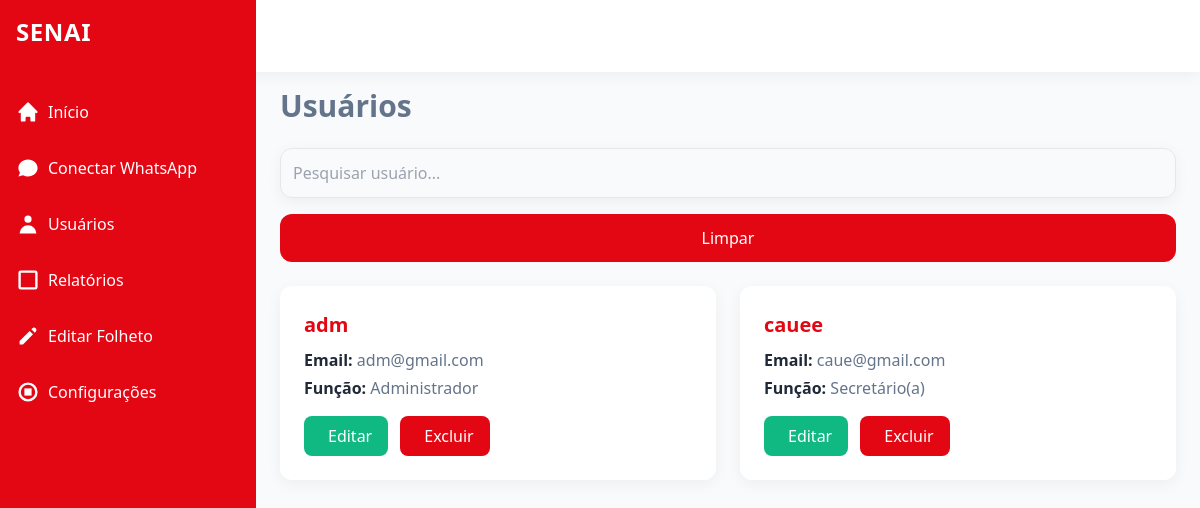
The app's page /php-frontend/usuarios.php (signed in) with its own data.
### tables this page shows
CREATE TABLE `usuarios` (
  `id_user` int(11) NOT NULL,
  `email` varchar(50) NOT NULL,
  `senha` varchar(300) NOT NULL,
  `nome` varchar(50) NOT NULL,
  `funcao` enum('Secretário(a)','Administrador') NOT NULL
);

### php-frontend/usuarios.php (the view, shortened to what this page needs)
<?php
require 'conexao.php';
$stmt = $pdo->prepare('SELECT * FROM usuarios WHERE id_user = ?');
$stmt->execute([$_SESSION['usuario_id']]);
$usuario = $stmt->fetch(PDO::FETCH_ASSOC);
$stmtUsuarios = $pdo->query('SELECT * FROM usuarios ORDER BY nome ASC');
$usuarios = $stmtUsuarios->fetchAll(PDO::FETCH_ASSOC);
?>
<!DOCTYPE html>
<html lang="pt-BR" class="scroll-smooth">
<head>
    <script src="https://cdn.tailwindcss.com"></script>
</head>
<body class="transition-colors duration-300">
    <div class="flex h-screen overflow-hidden">
<aside class="fixed inset-y-0 left-0 w-64 bg-senai-red text-white transform transition-transform duration-300 ease-in-out z-20" id="sidebar">
    <div class="p-4 flex justify-between items-center">
        <h2 class="text-2xl font-bold tracking-wide">SENAI</h2>
    </div>
    <nav class="mt-5">
        <a href="dashboard.php" class="flex items-center p-4 hover:bg-white/20 transition-colors rounded-r-lg">
            <svg class="w-6 h-6 mr-2" fill="currentColor" viewBox="0 0 20 20"><path d="M10.707 2.293a1 1 0 00-1.414 0l-7 7a1 1 0 001.414 1.414L4 10.414V17a1 1 0 001 1h2a1 1 0 001-1v-2a1 1 0 011-1h2a1 1 0 011 1v2a1 1 0 001 1h2a1 1 0 001-1v-6.586l.293.293a1 1 0 001.414-1.414l-7-7z"/></svg>
            Início
        </a>
        <a href="whatsapp.php" class="flex items-center p-4 hover:bg-white/20 transition-colors rounded-r-lg">
            <svg class="w-6 h-6 mr-2" fill="currentColor" viewBox="0 0 20 20"><path d="M18 10c0 3.866-3.582 7-8 7a8.841 8.841 0 01-4.083-.98L2 17l1.338-3.123C2.493 12.767 2 11.458 2 10c0-3.866 3.582-7 8-7s8 3.134 8 7z"/></svg>
            Conectar WhatsApp
        </a>
        <a href="usuarios.php" class="flex items-center p-4 hover:bg-white/20 transition-colors rounded-r-lg">
            <svg class="w-6 h-6 mr-2" fill="currentColor" viewBox="0 0 20 20"><path d="M10 9a3 3 0 100-6 3 3 0 000 6zm-7 9a7 7 0 1114 0H3z"/></svg>
            Usuários
        </a>
        <a href="relatorios.php" class="flex items-center p-4 hover:bg-white/20 transition-colors rounded-r-lg">
            <svg class="w-6 h-6 mr-2" fill="currentColor" viewBox="0 0 20 20"><path d="M2 4a2 2 0 012-2h12a2 2 0 012 2v12a2 2 0 01-2 2H4a2 2 0 01-2-2V4zm2 0v12h12V4H4z"/></svg>
            Relatórios
        </a>
        <a href="editar_folheto.php" class="flex items-center p-4 hover:bg-white/20 transition-colors rounded-r-lg">
            <svg class="w-6 h-6 mr-2" fill="currentColor" viewBox="0 0 20 20"><path d="M13.586 3.586a2 2 0 112.828 2.828l-.793.793-2.828-2.828.793-.793zM11.379 5.793L3 14.172V17h2.828l8.38-8.379-2.83-2.828z"/></svg>
            Editar Folheto
        </a>
        <a href="configuracao.php" class="flex items-center p-4 hover:bg-white/20 transition-colors rounded-r-lg">
            <svg class="w-6 h-6 mr-2" fill="currentColor" viewBox="0 0 20 20"><path d="M13 7H7v6h6V7z"/><path fill-rule="evenodd" d="M10 18a8 8 0 100-16 8 8 0 000 16zm0-2a6 6 0 100-12 6 6 0 000 12z" clip-rule="evenodd"/></svg>
            Configurações
        </a>
    </nav>
</aside>
        <div class="flex-1 flex flex-col overflow-hidden main-content lg:ml-64">
            <header class="fixed top-0 left-0 right-0 bg-white dark:bg-gray-100 shadow-custom p-4 flex justify-between items-center z-10 header">
                <div class="flex items-center space-x-4">
                    <span class="font-semibold text-senai-gray hidden sm:block">Olá, <?php echo htmlspecialchars($usuario['nome']); ?>!</span>
                    <button class="p-2 rounded-full hover:bg-senai-red/20 transition-colors">
                    </button>
                    <button id="theme-toggle" class="p-2 rounded-full hover:bg-senai-red/20 transition-colors">
                    </button>
                </div>
            </header>
            <main class="flex-1 overflow-y-auto p-4 sm:p-6 mt-16">
                <h1 class="text-2xl sm:text-3xl font-bold text-senai-gray mb-6">Usuários</h1>
                <div class="search-section">
                    <input type="text" id="searchInput" placeholder="Pesquisar usuário..." onkeyup="filterUsers()" class="shadow-custom">
                    <button onclick="clearFilters()"><i class="fas fa-times"></i> Limpar</button>
                </div>
                <div class="usuarios-list" id="usuariosList">
                    <?php if (count($usuarios) > 0): ?>
                        <?php foreach ($usuarios as $user): ?>
                            <div class="card usuario-card shadow-custom shadow-custom-hover" data-search="<?php echo strtolower(htmlspecialchars($user['nome'] . ' ' . $user['email'])); ?>">
                                <h3><?php echo htmlspecialchars($user['nome']); ?></h3>
                                <p><strong>Email:</strong> <?php echo htmlspecialchars($user['email']); ?></p>
                                <p><strong>Função:</strong> <?php echo htmlspecialchars($user['funcao']); ?></p>
                                <div class="card-actions">
                                    <button onclick="editUsuario(<?php echo $user['id_user']; ?>)"><i class="fas fa-edit"></i> Editar</button>
                                    <button onclick="deleteUsuario(<?php echo $user['id_user']; ?>)"><i class="fas fa-trash"></i> Excluir</button>
                                </div>
                            </div>
                        <?php endforeach; ?>
                    <?php else: ?>
                        <p class="no-data">Nenhum usuário cadastrado.</p>
                    <?php endif; ?>
                </div>
            </main>
        </div>
    </div>
</body>
</html>

### php-frontend/usuarios.php (style rules this page uses)
body { background-image: url('https://www.transparenttextures.com/patterns/aquarelle.png'); background-size: cover; background-attachment: fixed; background-color: #F8FAFC; }
.shadow-custom { box-shadow: 0 4px 15px rgba(0, 0, 0, 0.05); }
.search-section { display: flex; flex-direction: column; gap: 1rem; margin-bottom: 1.5rem; }
.search-section input { padding: 0.75rem; border-radius: 0.75rem; border: 1px solid #e5e7eb; background-color: #f8fafc; color: #64748b; outline: none; transition: all 0.3s ease; }
.search-section button { padding: 0.75rem 1.5rem; border-radius: 0.75rem; background-color: #E30613; color: white; font-weight: 500; transition: all 0.3s ease; }
.usuarios-list { display: grid; grid-template-columns: repeat(auto-fit, minmax(300px, 1fr)); gap: 1.5rem; }
.usuario-card { background-color: #ffffff; border-radius: 0.75rem; padding: 1.5rem; transition: all 0.3s ease; }
.usuario-card h3 { font-size: 1.25rem; font-weight: 600; color: #E30613; margin-bottom: 0.5rem; }
.usuario-card p { color: #64748b; margin-bottom: 0.25rem; }
.usuario-card p strong { color: #1f2937; }
.card-actions { display: flex; gap: 0.75rem; margin-top: 1rem; }
.card-actions button { padding: 0.5rem 1rem; border-radius: 0.5rem; font-weight: 500; transition: all 0.3s ease; }
.card-actions button:first-child { background-color: #10b981; color: white; }
.card-actions button:last-child { background-color: #E30613; color: white; }

### records on screen
usuarios: nome "adm", email "adm@gmail.com", funcao "Administrador"
usuarios: nome "cauee", email "caue@gmail.com", funcao "Secretário(a)"
